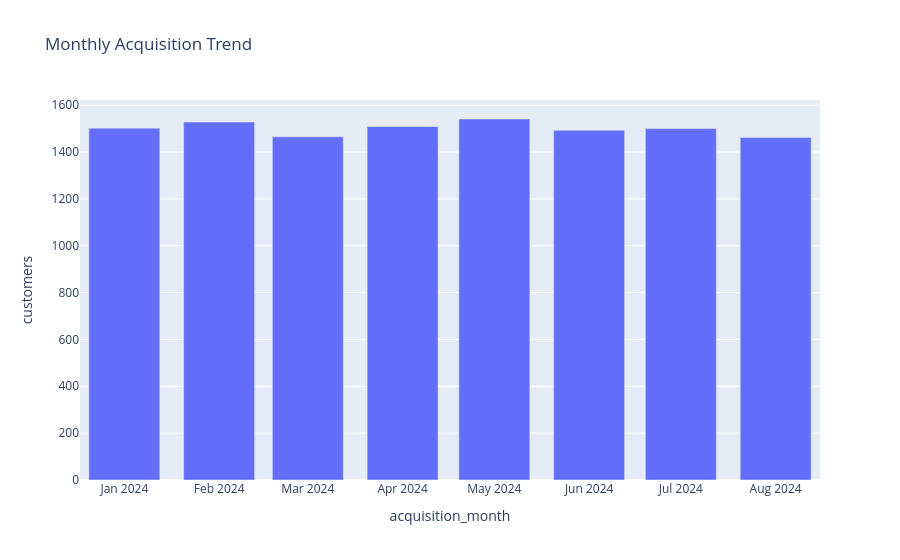

The notebook cell this image was saved under:
### Code cell
#յուրաքանչյուր ամիս քանի նոր հաճախորդ է եկել
acquisition_trend = (
        df_cohort.groupby("acquisition_month", as_index=False)
        .agg(customers=("user_id", "count"))
)

fig = px.bar(
    acquisition_trend,
    x="acquisition_month",
    y="customers",
    title="Monthly Acquisition Trend"
)

fig.show()

### Figure 1 — Plotly figure (JSON) as saved in the notebook; plotly's stock layout.template omitted (floating-point values rounded to 4 significant figures)
{"data": [{"hovertemplate": "acquisition_month=%{x}<br>customers=%{y}<extra></extra>", "legendgroup": "", "marker": {"color": "#636efa", "pattern": {"shape": ""}}, "name": "", "orientation": "v", "showlegend": false, "textposition": "auto", "type": "bar", "x": ["2024-01", "2024-02", "2024-03", "2024-04", "2024-05", "2024-06", "2024-07", "2024-08"], "xaxis": "x", "y": [1502, 1528, 1465, 1509, 1541, 1493, 1500, 1462], "yaxis": "y"}], "layout": {"barmode": "relative", "legend": {"tracegroupgap": 0}, "title": {"text": "Monthly Acquisition Trend"}, "xaxis": {"anchor": "y", "domain": [0, 1], "title": {"text": "acquisition_month"}}, "yaxis": {"anchor": "x", "domain": [0, 1], "title": {"text": "customers"}}}}
